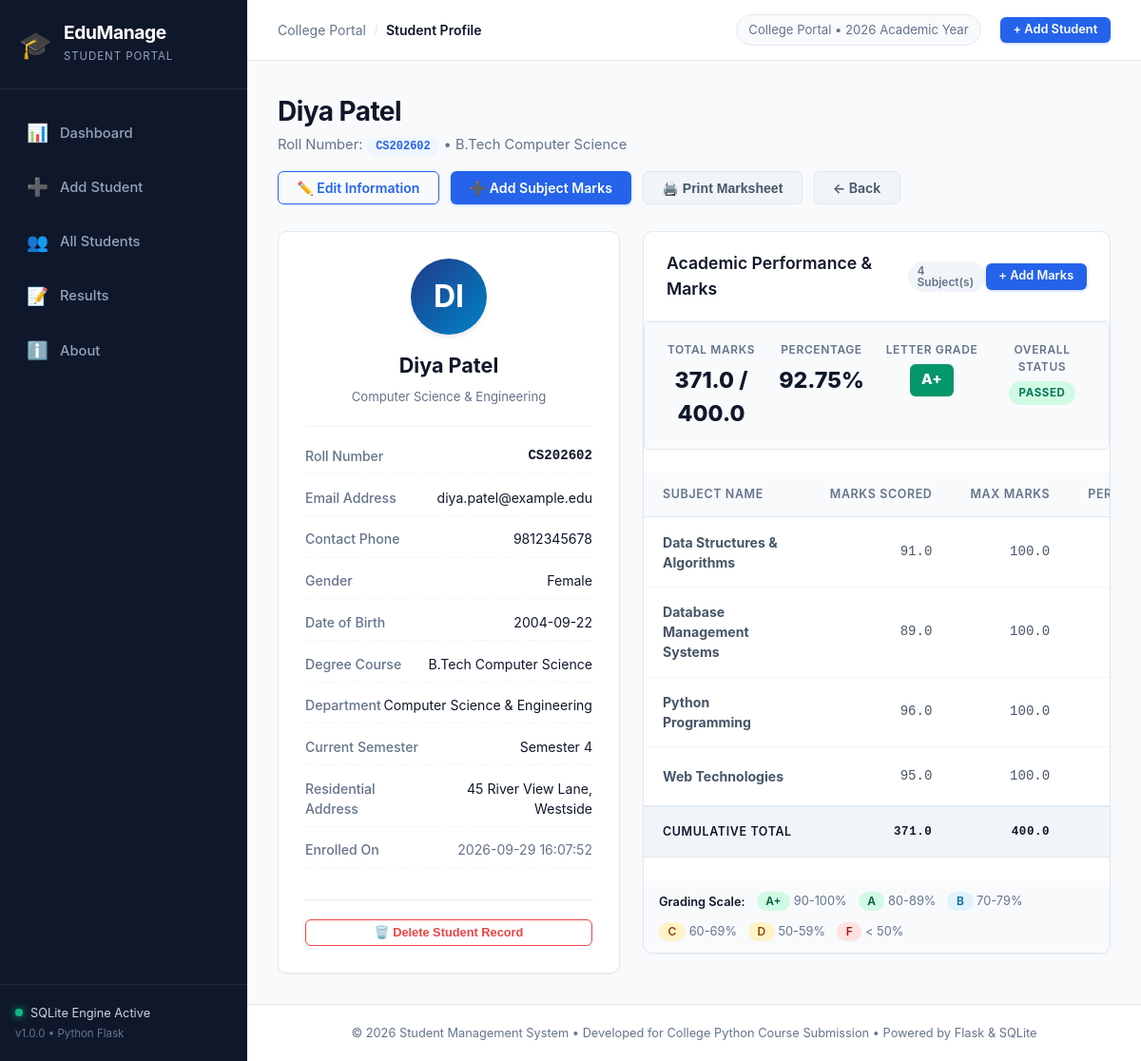
Screenshot of /student/2 with the database file from the repository.
### tables this page shows
CREATE TABLE students (
        id INTEGER PRIMARY KEY AUTOINCREMENT,
        name TEXT NOT NULL,
        roll_number TEXT NOT NULL UNIQUE,
        email TEXT NOT NULL,
        phone TEXT NOT NULL,
        gender TEXT NOT NULL,
        dob TEXT NOT NULL,
        course TEXT NOT NULL,
        department TEXT NOT NULL,
        semester INTEGER NOT NULL,
        address TEXT NOT NULL,
        created_at TIMESTAMP DEFAULT CURRENT_TIMESTAMP
    );

CREATE TABLE marks (
        id INTEGER PRIMARY KEY AUTOINCREMENT,
        student_id INTEGER NOT NULL,
        subject TEXT NOT NULL,
        marks_obtained REAL NOT NULL,
        max_marks REAL NOT NULL DEFAULT 100.0,
        FOREIGN KEY (student_id) REFERENCES students (id) ON DELETE CASCADE
    );

### app.py (the view)
@app.route('/student/<int:id>')
def student_details(id):
    conn = get_db_connection()
    cursor = conn.cursor()
    cursor.execute("SELECT * FROM students WHERE id = ?", (id,))
    student = cursor.fetchone()
    conn.close()
    if student is None:
        flash('Student record not found.', 'danger')
        return redirect(url_for('students'))
    performance = get_student_performance(id)
    return render_template(
        'student_details.html',
        student=student,
        performance=performance
    )

### app.py (called while the page is built)
def get_db_connection():
    conn = sqlite3.connect(DATABASE)
    conn.row_factory = sqlite3.Row
    conn.execute("PRAGMA foreign_keys = ON")
    return conn

def calculate_grade(percentage):
    if percentage >= 90.0:
        return 'A+'
    elif percentage >= 80.0:
        return 'A'
    elif percentage >= 70.0:
        return 'B'
    elif percentage >= 60.0:
        return 'C'
    elif percentage >= 50.0:
        return 'D'
    else:
        return 'F'

def get_student_performance(student_id):
    conn = get_db_connection()
    cursor = conn.cursor()
    cursor.execute('''
        SELECT id, subject, marks_obtained, max_marks
        FROM marks
        WHERE student_id = ?
        ORDER BY subject ASC
    ''', (student_id,))
    marks_records = cursor.fetchall()
    conn.close()
    total_obtained = sum(m['marks_obtained'] for m in marks_records)
    total_max = sum(m['max_marks'] for m in marks_records)
    percentage = (total_obtained / total_max * 100.0) if total_max > 0 else 0.0
    grade = calculate_grade(percentage) if total_max > 0 else 'N/A'
    return {
        'marks': marks_records,
        'total_obtained': round(total_obtained, 2),
        'total_max': round(total_max, 2),
        'percentage': round(percentage, 2),
        'grade': grade,
        'subject_count': len(marks_records)
    }

### templates/student_details.html (shortened to what this page needs)
{% extends 'base.html' %}
{% block header_title %}Student Profile{% endblock %}
{% block content %}
<div class="details-container">
    <div class="page-header">
        <div class="page-header-info">
            <h1 class="page-title">{{ student.name }}</h1>
            <p class="page-subtitle">Roll Number: <span class="badge badge-primary font-mono">{{ student.roll_number }}</span> • {{ student.course }}</p>
        </div>
        <div class="page-header-actions">
            <a href="{{ url_for('edit_student', id=student.id) }}" class="btn btn-outline">
                <span>✏️ Edit Information</span>
            </a>
            <a href="{{ url_for('add_marks', id=student.id) }}" class="btn btn-primary">
                <span>➕ Add Subject Marks</span>
            </a>
            <button onclick="window.print()" class="btn btn-secondary print-hide">
                <span>🖨️ Print Marksheet</span>
            </button>
            <a href="{{ url_for('students') }}" class="btn btn-secondary print-hide">
                <span>&larr; Back</span>
            </a>
        </div>
    </div>
    <div class="profile-layout">
        <div class="card profile-info-card">
            <div class="profile-badge-header">
                <div class="avatar-large">{{ student.name[:2]|upper }}</div>
                <div class="profile-main-title">
                    <h2>{{ student.name }}</h2>
                    <span class="profile-dept-tag">{{ student.department }}</span>
                </div>
            </div>
            <hr class="divider">
            <div class="info-list">
                <div class="info-row">
                    <span class="info-label">Roll Number</span>
                    <span class="info-value font-mono font-bold">{{ student.roll_number }}</span>
                </div>
                <div class="info-row">
                    <span class="info-label">Email Address</span>
                    <span class="info-value">{{ student.email }}</span>
                </div>
                <div class="info-row">
                    <span class="info-label">Contact Phone</span>
                    <span class="info-value">{{ student.phone }}</span>
                </div>
                <div class="info-row">
                    <span class="info-label">Gender</span>
                    <span class="info-value">{{ student.gender }}</span>
                </div>
                <div class="info-row">
                    <span class="info-label">Date of Birth</span>
                    <span class="info-value">{{ student.dob }}</span>
                </div>
                <div class="info-row">
                    <span class="info-label">Degree Course</span>
                    <span class="info-value">{{ student.course }}</span>
                </div>
                <div class="info-row">
                    <span class="info-label">Department</span>
                    <span class="info-value">{{ student.department }}</span>
                </div>
                <div class="info-row">
                    <span class="info-label">Current Semester</span>
                    <span class="info-value">Semester {{ student.semester }}</span>
                </div>
                <div class="info-row">
                    <span class="info-label">Residential Address</span>
                    <span class="info-value address-value">{{ student.address }}</span>
                </div>
                <div class="info-row">
                    <span class="info-label">Enrolled On</span>
                    <span class="info-value text-muted">{{ student.created_at }}</span>
                </div>
            </div>
            <div class="profile-danger-zone print-hide">
                <button type="button" class="btn btn-outline-danger btn-sm delete-student-btn" data-id="{{ student.id }}" data-name="{{ student.name }}" data-roll="{{ student.roll_number }}" style="width: 100%;">
                    <span>🗑️ Delete Student Record</span>
                </button>
            </div>
        </div>
        <div class="card marks-card">
            <div class="card-header">
                <div class="card-header-title">
                    <h3>Academic Performance & Marks</h3>
                    <span class="badge badge-light">{{ performance.subject_count }} Subject(s)</span>
                </div>
                <a href="{{ url_for('add_marks', id=student.id) }}" class="btn btn-sm btn-primary print-hide">
                    + Add Marks
                </a>
            </div>
            {% if performance.subject_count > 0 %}
                <div class="performance-summary-grid">
                    <div class="perf-metric-box">
                        <span class="perf-metric-label">Total Marks</span>
                        <span class="perf-metric-value">{{ performance.total_obtained }} / {{ performance.total_max }}</span>
                    </div>
                    <div class="perf-metric-box">
                        <span class="perf-metric-label">Percentage</span>
                        <span class="perf-metric-value">{{ performance.percentage }}%</span>
                    </div>
                    <div class="perf-metric-box">
                        <span class="perf-metric-label">Letter Grade</span>
                        <span class="grade-badge grade-{{ performance.grade|lower|replace('+', '-plus') }}">
                            {{ performance.grade }}
                        </span>
                    </div>
                    <div class="perf-metric-box">
                        <span class="perf-metric-label">Overall Status</span>
                        {% if performance.percentage >= 50.0 %}
                            <span class="status-pill status-pass">PASSED</span>
                        {% else %}
                            <span class="status-pill status-fail">FAILED</span>
                        {% endif %}
                    </div>
                </div>
                <div class="table-responsive" style="margin-top: 1.5rem;">
                    <table class="table table-hover">
                        <thead>
                            <tr>
                                <th>Subject Name</th>
                                <th style="text-align: right;">Marks Scored</th>
                                <th style="text-align: right;">Max Marks</th>
                                <th style="text-align: right;">Percentage</th>
                            </tr>
                        </thead>
                        <tbody>
                            {% for mark in performance.marks %}
                                {% set sub_percent = ((mark.marks_obtained / mark.max_marks) * 100) | round(1) %}
                                <tr>
                                    <td><strong>{{ mark.subject }}</strong></td>
                                    <td style="text-align: right;" class="font-mono">{{ mark.marks_obtained }}</td>
                                    <td style="text-align: right;" class="font-mono text-muted">{{ mark.max_marks }}</td>
                                    <td style="text-align: right;" class="font-mono">{{ sub_percent }}%</td>
                                </tr>
                            {% endfor %}
                        </tbody>
                        <tfoot>
                            <tr class="table-total-row">
                                <th>Cumulative Total</th>
                                <th style="text-align: right;" class="font-mono font-bold">{{ performance.total_obtained }}</th>
                                <th style="text-align: right;" class="font-mono">{{ performance.total_max }}</th>
                                <th style="text-align: right;" class="font-mono font-bold">{{ performance.percentage }}%</th>
                            </tr>
                        </tfoot>
                    </table>
                </div>
                <div class="grading-legend print-hide">
                    <span class="legend-title">Grading Scale:</span>
                    <span class="legend-item"><span class="badge badge-success">A+</span> 90-100%</span>
                    <span class="legend-item"><span class="badge badge-success">A</span> 80-89%</span>
                    <span class="legend-item"><span class="badge badge-info">B</span> 70-79%</span>
                    <span class="legend-item"><span class="badge badge-warning">C</span> 60-69%</span>
                    <span class="legend-item"><span class="badge badge-warning">D</span> 50-59%</span>
                    <span class="legend-item"><span class="badge badge-danger">F</span> &lt; 50%</span>
                </div>
            {% endif %}
        </div>
    </div>
</div>
{% endblock %}

### rows the page displays
students: name "Diya Patel", roll_number "CS202602", course "B.Tech Computer Science", name "DI", department "Computer Science & Engineering", email "diya.patel@example.edu", phone "9812345678", gender "Female", dob "2004-09-22", semester "4", address "45 River View Lane, Westside", created_at "2026-09-29 16:07:52"
marks: subject "Data Structures & Algorithms", marks_obtained "91.0", max_marks "100.0"
marks: subject "Database Management Systems", marks_obtained "89.0", max_marks "100.0"
marks: subject "Python Programming", marks_obtained "96.0", max_marks "100.0"
marks: subject "Web Technologies", marks_obtained "95.0", max_marks "100.0"

### other values shown
{{ performance.subject_count }} "4"
{{ performance.total_obtained }} "371.0"
{{ performance.total_max }} "400.0"
{{ performance.percentage }} "92.75"
{{ performance.grade }} "A+"
